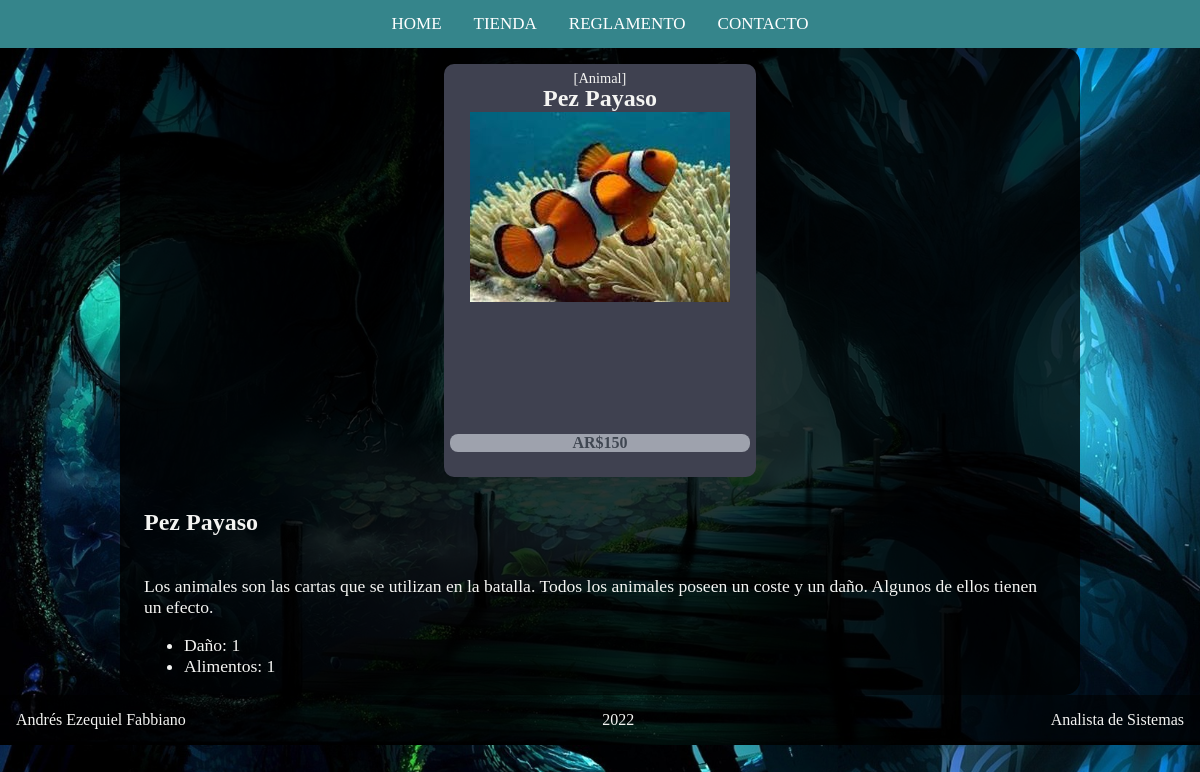
Page /pages/card_info.php?id=4 on the committed database.
### tables this page shows
CREATE TABLE `cartas` (
  `id` tinyint(3) UNSIGNED NOT NULL,
  `tipo` varchar(255) NOT NULL,
  `nombre` varchar(255) NOT NULL,
  `alimentos` int(11) NOT NULL,
  `dano` int(11) NOT NULL,
  `imagen` varchar(255) NOT NULL,
  `efecto` text NOT NULL,
  `precio` int(11) NOT NULL
);

### functions/func_queries.php (called while the page is built, shortened)
<?php
function getCardById(PDO $connection, $id)
{
    $query = $connection->prepare('SELECT * FROM cartas WHERE id = :id');
    $query->bindValue(':id', $id);
    $query->execute();
    $card = $query->fetch(PDO::FETCH_ASSOC);
    return $card;
}

### pages/card_info.php (the view, shortened to what this page needs)
<?php
require_once('../functions/func_queries.php');
if (isset($_GET['id'])) {
    $currentCard = getCardById($connection, $_GET['id']);
} else {
    goToError();
}
?>
<!DOCTYPE html>
<html lang="en">
<head>
    <?php require('../layout/_styleSheet.php') ?>
</head>
<body class="body">
    <?php require('../layout/_header.php') ?>
    <main>
        <div class="inspeccionCarta">
            <div class="carta__contorno<?php echo $currentCard['tipo'] ?>" id="tipo<?php echo $currentCard['id'] ?>">
                <div class="carta__superior">
                    <div class="carta__superior--tipo" id="tipoCarta${cartaAVer.id}">[<?php echo $currentCard['tipo'] ?>]</div>
                </div>
                <div class="carta__cartaReal">
                    <div class="carta__medio">
                        <div class="carta__medio--nombre" id="nombreCarta${cartaAVer.id}"><?php echo $currentCard['nombre'] ?></div>
                        <div class="carta__medio--imagen" id="imagenCarta${cartaAVer.id}"><img src="../assets/<?php echo $currentCard['imagen'] ?>"></div>
                    </div>
                    <div class="carta__inferior">
                        <div class="carta__inferior--efecto" id="efectoCarta${cartaAVer.id}"><?php echo $currentCard['efecto'] ?></div>
                    </div>
                    <div class="carta__precio">
                        <span>AR$<?php echo $currentCard['precio'] ?></span>
                    </div>
                </div>
            </div>
            <div class="descripcionCarta">
                <?php if ($currentCard['tipo'] == "Animal") : ?>
                    <div class="contenedorDescripcion">
                        <div class="tituloDescripción"><?php echo $currentCard['nombre'] ?></div>
                        <div class="descripcionGeneral">
                            <p>Los animales son las cartas que se utilizan en la batalla. Todos los animales poseen un coste y un daño.
                                Algunos de ellos tienen un efecto.</p>
                            <ul>
                                <li>Daño: <?php echo $currentCard['dano'] ?></li>
                                <li>Alimentos: <?php echo $currentCard['alimentos'] ?></li>
                            </ul>
                                    <?php endif ?>
                                    </div>
                                </div>
    </main>
    <?php require('../layout/_footer.php') ?>
</body>
</html>

### css/style.css (style rules this page uses)
.inspeccionCarta { display: flex; flex-direction: column; flex-wrap: wrap; margin-left: 10%; width: 80%; align-items: center; justify-content: center; background-color: rgba(0, 0, 0, 0.8); border-radius: 15px; }
.contenedorDescripcion { display: flex; flex-direction: column; align-items: left; justify-content: baseline; padding-left: 1.5rem; }
.tituloDescripción { align-items: center; justify-content: center; padding-top: 1rem; font-size: 1.5rem; font-weight: 700; }
.descripcionGeneral { padding-top: 1.4rem; padding-right: 1.4rem; font-size: 1.1rem; }
:root { --colorTextos: #49454567; }
@media (min-width: 992px) { .body { background-image: url("../assets/puente-bosque.jpg"); background-size: cover; color: #f4f4f2; padding: 0px; margin: 0px; } }
@media (min-width: 992px) { .carta__contornoAnimal { display: flex; flex-direction: column; width: 300px; height: 400px; background-color: #3f4150; color: #f4f4f2; border-radius: 10px; padding: 0.4rem; margin: 1rem; align-items: center; } }
@media (min-width: 992px) { .carta__superior { height: 15px; width: 300px; } }
@media (min-width: 992px) { .carta__superior--tipo { text-align: center; font-size: 0.9rem; } }
@media (min-width: 992px) { .carta__cartaReal { height: 350px; width: 300px; } }
@media (min-width: 992px) { .carta__medio--nombre { font-size: 1.5rem; font-weight: 800; text-align: center; } }
@media (min-width: 992px) { .carta__medio--imagen { text-align: center; border-radius: 5px; } }
@media (min-width: 992px) { .carta__inferior { width: 300px; height: 120px; padding-left: 1.3rem; padding-right: 1.3rem; padding-top: 0.5rem; } }
@media (min-width: 992px) { .carta__inferior--efecto { text-align: left; width: 85%; height: 90%; } }
@media (min-width: 992px) { .carta__precio { background-color: #9ea2ad; color: #404752; font-weight: 600; border: none; width: 100%; border-radius: 8px; text-align: center; } }
.inspeccionCarta { display: flex; flex-direction: row; margin-left: 10%; width: 80%; align-items: center; justify-content: center; background-color: rgba(0, 0, 0, 0.8); border-radius: 15px; }
.tituloDescripción { font-size: 1.5rem; font-weight: 700; }

### rows in the picture
cartas: tipo "Animal", nombre "Pez Payaso", imagen (picture), precio "150", dano "1", alimentos "1"
